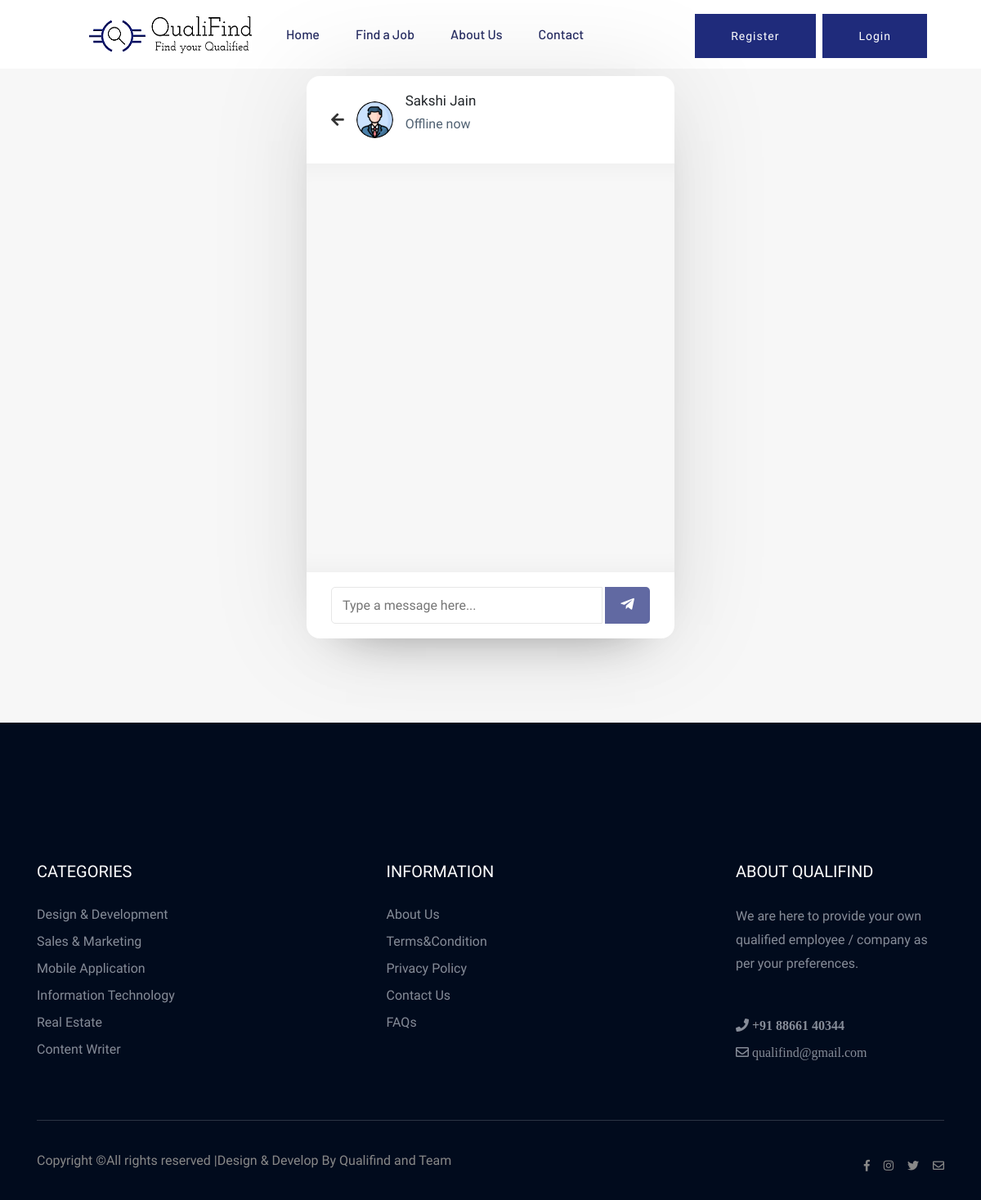
Page /chat.php?user_id=114815721 on the committed database.
### tables this page shows
CREATE TABLE `rc_details` (
  `r_id` int(11) NOT NULL AUTO_INCREMENT,
  `r_name` varchar(200) NOT NULL,
  `r_email` varchar(200) NOT NULL,
  `r_password` varchar(200) NOT NULL,
  `r_mobno` varchar(200) NOT NULL,
  `r_wpno` varchar(200) NOT NULL,
  `r_cemail` varchar(200) DEFAULT NULL,
  `r_cname` varchar(200) DEFAULT NULL,
  `r_cdesc` text DEFAULT NULL,
  `r_cwblink` varchar(200) DEFAULT NULL,
  `r_img` text DEFAULT 'default.png',
  `unique_id` int(255) DEFAULT NULL,
  `status` varchar(200) DEFAULT NULL,
  PRIMARY KEY (`r_id`),
  UNIQUE KEY `r_wpno` (`r_wpno`)
);

### chat.php (the view, shortened to what this page needs)
<?php
include "include/header.php";
?>
    <main class="msgbody">
    <?php if($_SESSION['role']=="recruiter"){?>
  <div class="wrapper">
    <section class="chat-area">
      <header>
        <?php
          $user_id = $_GET['user_id'];
          $sql = $conn->prepare("SELECT * FROM st_details WHERE unique_id = {$user_id}");
          $sql->execute();
          if($sql->rowCount() > 0){
            $row = $sql->fetch(PDO::FETCH_ASSOC);
          }else{
            header("location: users.php");
          }
        ?>
        <a href="message.php" class="back-icon"><i class="fas fa-arrow-left"></i></a>
        <img src="../seeker/uploads/<?php echo $row['s_img']; ?>" alt="">
        <div class="details">
          <span><?php echo $row['s_name'] ?></span>
          <p><?php echo $row['status']; ?></p>
        </div>
      </header>
      <div class="chat-box">
      </div>
      <form action="#" class="typing-area">
        <input type="text" class="incoming_id" name="incoming_id" value="<?php echo $user_id; ?>" hidden>
        <input type="text" name="message" class="input-field" placeholder="Type a message here..." autocomplete="off">
        <button><i class="fab fa-telegram-plane"></i></button>
      </form>
    </section>
  </div>
  <?php } else {
  ?>
  <div class="wrapper">
    <section class="chat-area">
      <header>
        <?php
          $user_id = $_GET['user_id'];
          $sql = $conn->prepare("SELECT * FROM rc_details WHERE unique_id = {$user_id}");
          $sql->execute();
          if($sql->rowCount() > 0){
            $row = $sql->fetch(PDO::FETCH_ASSOC);
          }else{
            header("location: users.php");
          }
        ?>
        <a href="message.php" class="back-icon"><i class="fas fa-arrow-left"></i></a>
        <img src="../recruiter/uploads/<?php echo $row['r_img']; ?>" alt="">
        <div class="details">
          <span><?php echo $row['r_name'] ?></span>
          <p><?php echo $row['status']; ?></p>
        </div>
      </header>
      <div class="chat-box">
      </div>
      <form action="#" class="typing-area">
        <input type="text" name="message" class="input-field" placeholder="Type a message here..." autocomplete="off">
        <button><i class="fab fa-telegram-plane"></i></button>
      </form>
    </section>
  </div>
  <?php }?>
    </main>
        <?php include "include/footer.php"; ?>
    </body>
</html>

### assets/css/messagestyle.css (style rules this page uses)
.msgbody { display: flex; align-items: center; justify-content: center; min-height: 100vh; background: #f7f7f7; padding: 0 10px; }
.wrapper { background: #fff; max-width: 450px; margin-bottom:8%; width: 100%; border-radius: 16px; box-shadow: 0 0 128px 0 rgba(0,0,0,0.1), 0 32px 64px -48px rgba(0,0,0,0.5); }
.wrapper img { object-fit: cover; border-radius: 50%; }
.chat-area header { display: flex; align-items: center; padding: 18px 30px; }
.chat-area header .back-icon { color: #333; font-size: 18px; }
.chat-area header img { height: 45px; width: 45px; margin: 0 15px; }
.chat-area header .details span { font-size: 17px; font-weight: 500; }
.chat-box { position: relative; min-height: 500px; max-height: 500px; overflow-y: auto; padding: 10px 30px 20px 30px; background: #f7f7f7; box-shadow: inset 0 32px 32px -32px rgb(0 0 0 / 5%), inset 0 -32px 32px -32px rgb(0 0 0 / 5%); }
.typing-area { padding: 18px 30px; display: flex; justify-content: space-between; }
.typing-area input { height: 45px; width: calc(100% - 58px); font-size: 16px; padding: 0 13px; border: 1px solid #e6e6e6; outline: none; border-radius: 5px 0 0 5px; }
.typing-area button { color: #fff; width: 55px; border: none; outline: none; background: #1f2b7b; font-size: 19px; cursor: pointer; opacity: 0.7; pointer-events: none; border-radius: 0 5px 5px 0; transition: all 0.3s ease; }

### rows in the picture
rc_details: r_img (picture), r_name "Sakshi Jain", status "Offline now"
